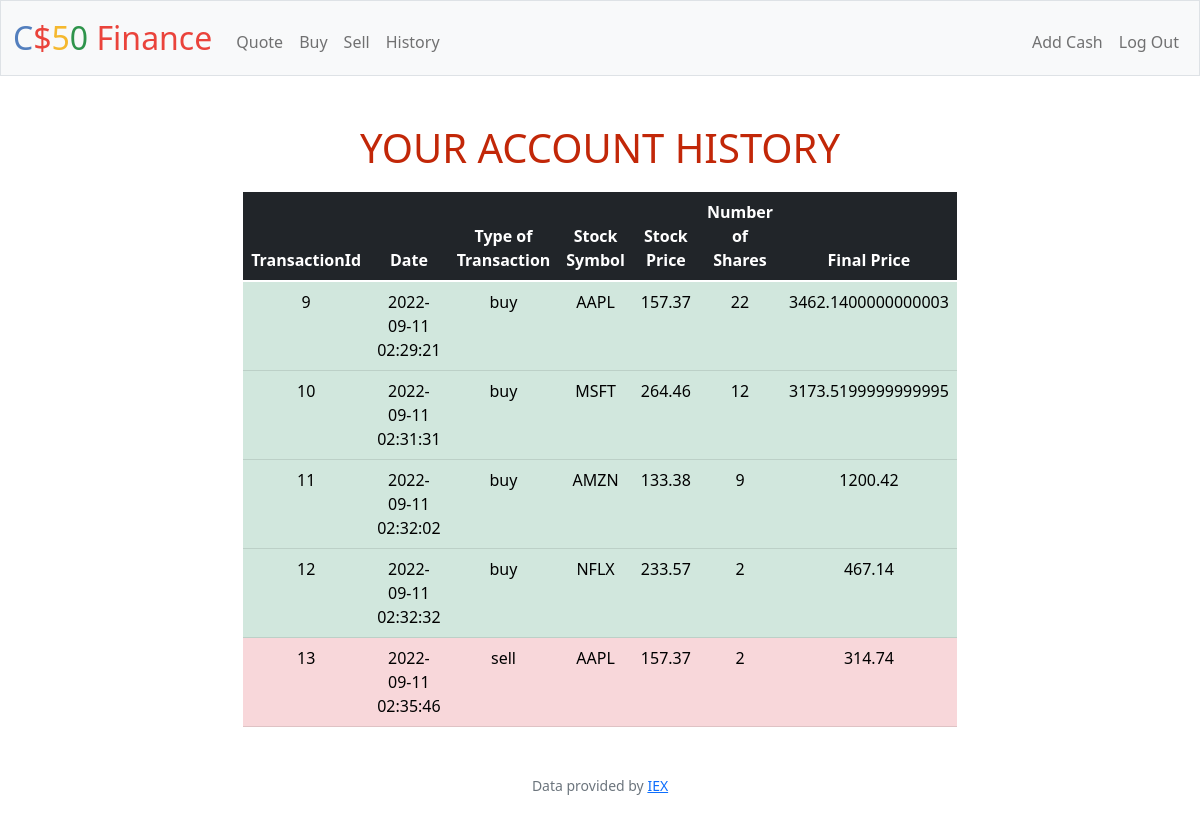
Screenshot of /history (signed in) with the database file from the repository.
### tables this page shows
CREATE TABLE 'transactions' ('transaction_id' INTEGER PRIMARY KEY AUTOINCREMENT NOT NULL, 'datetime' DATETIME NOT NULL, 'user_id' INTEGER NOT NULL, 'transaction_type' TEXT NOT NULL, 'stock_symbol' TEXT NOT NULL, 'stock_price' NUMERIC NOT NULL, 'shares_number' NUMERIC NOT NULL, 'final_price' NUMERIC NOT NULL);

### app.py (the view)
@app.route("/history")
@login_required
def history():
    userId = session["user_id"]
    try:
        transactions = db.execute("SELECT transaction_id, datetime,user_id,transaction_type,stock_symbol,stock_price,shares_number,final_price FROM transactions WHERE user_id = ?", userId)
    except:
        return apology("You don't have any transaction history", 403)
    return render_template("history.html", transactions = transactions)

### app.py (called while the page is built)
@app.after_request
def after_request(response):
    response.headers["Cache-Control"] = "no-cache, no-store, must-revalidate"
    response.headers["Expires"] = 0
    response.headers["Pragma"] = "no-cache"
    return response

### helpers.py (called while the page is built)
def login_required(f):
    @wraps(f)
    def decorated_function(*args, **kwargs):
        if session.get("user_id") is None:
            return redirect("/login")
        return f(*args, **kwargs)
    return decorated_function

### templates/history.html (shortened to what this page needs)
{% extends "layout.html" %}
{% block main %}
<h1> YOUR ACCOUNT HISTORY</h1>
<div class="row justify-content-center">
<table class="table table-hover table-dark tablevitor">
    <thead class="thead-dark">
        <tr>
            <th>TransactionId</th>
            <th>Date</th>
            <th>Type of Transaction</th>
            <th>Stock Symbol</th>
            <th>Stock Price</th>
            <th>Number of Shares</th>
            <th>Final Price</th>
        </tr>
    </thead>
    <tbody>
        {% for i in transactions %}
        {% if i["transaction_type"] == 'buy' %}
        <tr class="table-success">
        {% else%}
        <tr class="table-danger">
        {% endif %}
            <td>{{ i["transaction_id"] }}</td>
            <td>{{ i["datetime"] }}</td>
            <td>{{ i["transaction_type"] }}</td>
            <td>{{ i["stock_symbol"] }}</td>
            <td>{{ i["stock_price"] }}</td>
            <td>{{ i["shares_number"] }}</td>
            <td>{{ i["final_price"] }}</td>
        </tr>
        {% endfor%}
    </tbody>
</table>
</div>
{% endblock %}
{% block final %}
<footer class="mb-5 small text-center text-muted" id="footer">
    Data provided by <a href="https://iexcloud.io/">IEX</a>
</footer>
{% endblock %}

### static/styles.css (style rules this page uses)
.tablevitor { border-radius: 5px; width: 50%; margin: 0px auto; float: none; }
h1,h2,h3 { color: #c22708; margin-bottom: 20px; }

### rows the page displays
transactions: transaction_id "9", datetime "2022-09-11 02:29:21", transaction_type "buy", stock_symbol "AAPL", stock_price "157.37", shares_number "22", final_price "3462.1400000000003"
transactions: transaction_id "10", datetime "2022-09-11 02:31:31", transaction_type "buy", stock_symbol "MSFT", stock_price "264.46", shares_number "12", final_price "3173.5199999999995"
transactions: transaction_id "11", datetime "2022-09-11 02:32:02", transaction_type "buy", stock_symbol "AMZN", stock_price "133.38", shares_number "9", final_price "1200.42"
transactions: transaction_id "12", datetime "2022-09-11 02:32:32", transaction_type "buy", stock_symbol "NFLX", stock_price "233.57", shares_number "2", final_price "467.14"
transactions: transaction_id "13", datetime "2022-09-11 02:35:46", transaction_type "sell", stock_symbol "AAPL", stock_price "157.37", shares_number "2", final_price "314.74"
